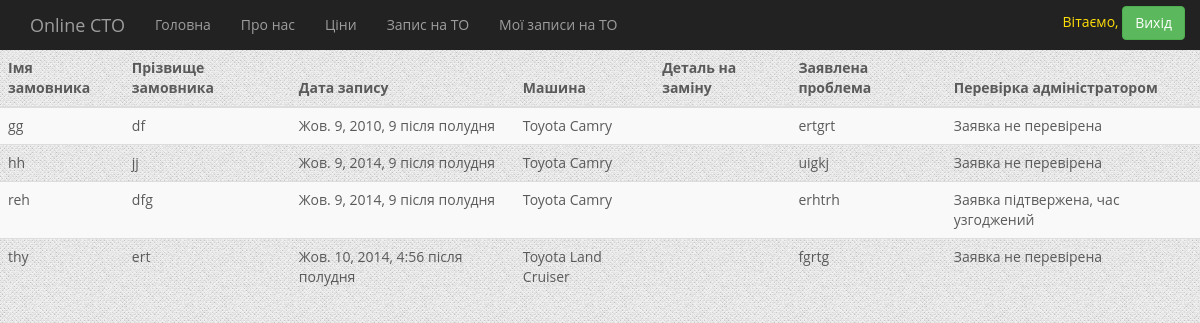
Before: /myforms/ (signed in) with the older database file.
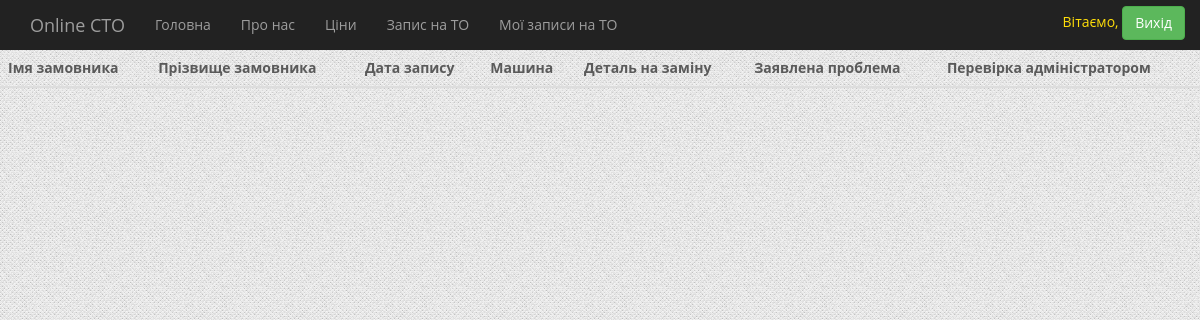
After: the same page with the newer database file.
### forma/models.py (models this page shows, shortened)
class Forma(models.Model):
    class Meta():
        db_table = 'forma'
    user_name = models.ForeignKey(User)
    first_name = models.CharField(max_length=200, verbose_name="Ім'я замовника")
    last_name = models.CharField(max_length=200, verbose_name="Призвіще замовника")
    car_name = models.ForeignKey(Cars, verbose_name="Виберіть автомобіль")
    problem = models.TextField(max_length=200, default='', verbose_name="Побажання")
    date = models.DateTimeField(verbose_name="Забронюйте дату")
    is_checked = models.BooleanField(default=False)

### app/models.py (models this page shows)
class Cars(models.Model):
    class Meta():
        db_table = 'cars'
    cars_name = models.CharField(max_length=200)
    cars_model = models.CharField(max_length=200)
    def __str__(self):
        return self.cars_name + " " + self.cars_model

### forma/views.py (the view)
# urls.py: url(r'^myforms/', myforms)
def myforms(request):
    t = get_template('myforms.html')
    username=auth.get_user(request).username
    if username:
        html = t.render({'myforms' : Forma.objects.filter(user_name=auth.get_user(request)),'first_name':auth.get_user(request).first_name, 'username' : auth.get_user(request).username})
    else:
        html = t.render({'myforms' : Forma.objects.filter(user_name=auth.get_user(request)), 'username' : auth.get_user(request).username})
    return HttpResponse(html)

### forma/templates/myforms.html
{% extends 'index.html' %}
{% load staticfiles %}
{% block page %}
    <table class="table table-striped">
    <thead>
     <tr>
         <th> Імя замовника </th>
         <th>Прізвище замовника</th>
         <th>Дата запису</th>
         <th>Машина</th>
         <th>Деталь на заміну</th>
         <th>Заявлена проблема</th>
         <th>Перевірка адміністратором</th>
     </tr>
     </thead>
    <tbody>
    {%  for myform in myforms %}
<tr>
    <td>{{  myform.first_name  }}</td>
    <td> {{ myform.last_name }}</td>
    <td>{{ myform.date }}</td>
    <td>{{ myform.car_name }}</td>
    <td>{{ myform.detail }}</td>
    <td>{{ myform.problem }}</td>
<td> {% if myform.is_checked %}
                      Заявка підтвержена, час узгоджений
                      {% else %}
                      Заявка не перевірена
                      {% endif %}</td>
        </tr>
    {% endfor %}
</tbody>
    </table>
{% endblock %}

Changed rows visible on the page:
removed Forma: first_name "gg", last_name "df", date "Жов. 9, 2010, 9 після полудня", car_name "Toyota Camry", problem "ertgrt", is_checked "Заявка не перевірена"
removed Forma: first_name "hh", last_name "jj", date "Жов. 9, 2014, 9 після полудня", car_name "Toyota Camry", problem "uigkj", is_checked "Заявка не перевірена"
removed Forma: first_name "reh", last_name "dfg", date "Жов. 9, 2014, 9 після полудня", car_name "Toyota Camry", problem "erhtrh", is_checked "Заявка підтвержена, час узгоджений"
removed Forma: first_name "thy", last_name "ert", date "Жов. 10, 2014, 4:56 після полудня", car_name "Toyota Land Cruiser", problem "fgrtg", is_checked "Заявка не перевірена"
